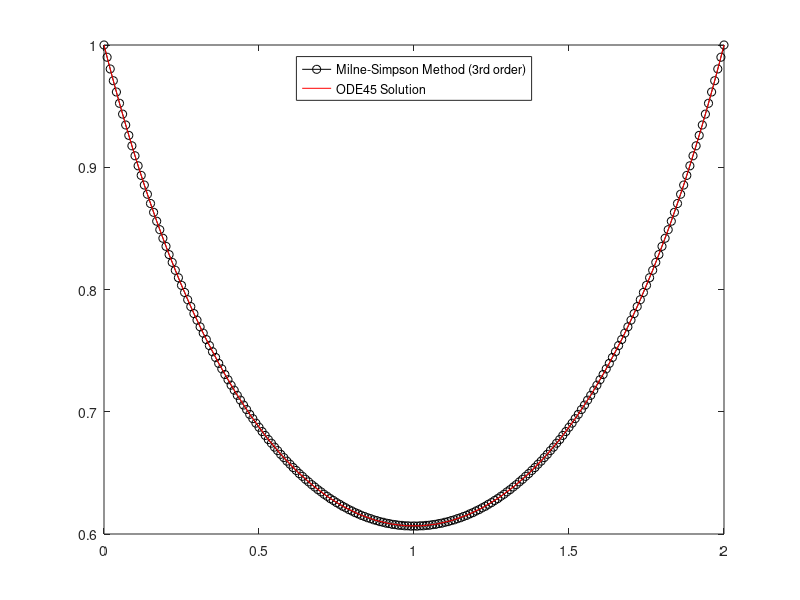

Write MATLAB code to recreate this figure.
clear   % Clears variables of workspace keeping functions and classes,
        % clear all includes function and classes too
% clc     % Clears the command window
close all   % Closes all MATLAB figure windows

% Define the function f(x, y) representing the differential equation
f = @(x, y) (x - 1) * y;

% Initial conditions
x(1) = 0;
y(1) = 1;

% Step size
h = 0.01;

% Number of iterations
n = 2 / h;

% Perform the first iteration using forward Euler method
y(2) = y(1) + h * f(x(1), y(1));
x(2) = x(1) + h;

% Perform the remaining iterations using the 3rd order Milne-Simpson method
for i = 2:n
    x(i + 1) = x(i) + h;
    y0 = y(i) + (h / 2) * (3 * f(x(i), y(i)) - f(x(i - 1), y(i - 1)));
    f_y0 = f(x(i + 1), y0);
    error = 1;
    while error > 10^(-6)
        y1 = y(i - 1) + h * ((1 / 3) * f(x(i + 1), y0) + (4 / 3) * f(x(i), y(i)) + ...
            (1 / 3) * f(x(i - 1), y(i - 1)));
        f_y1 = f(x(i + 1), y1);
        error = abs(f_y1 - f_y0);
        f_y0 = f_y1;
    end
    y(i + 1) = y1;
end

% Print the final solution
fprintf("y(%s) = %f \n", num2str(x(end), '%g'), y(end));

% Plot the results of the Milne-Simpson method
plot(x, y, '-ok')
hold on;

% Solve the same differential equation using ODE45 for comparison
xlim([0 2]);
xspan = [0 2];
y0 = 1;
[x, y] = ode45(@(x, y) (x - 1) * y, xspan, y0);

% Plot the results of ODE45
plot(x, y, 'r')

% Add legend to the plot
legend({'Milne-Simpson Method (3rd order)', 'ODE45 Solution'}, 'Location', 'north')